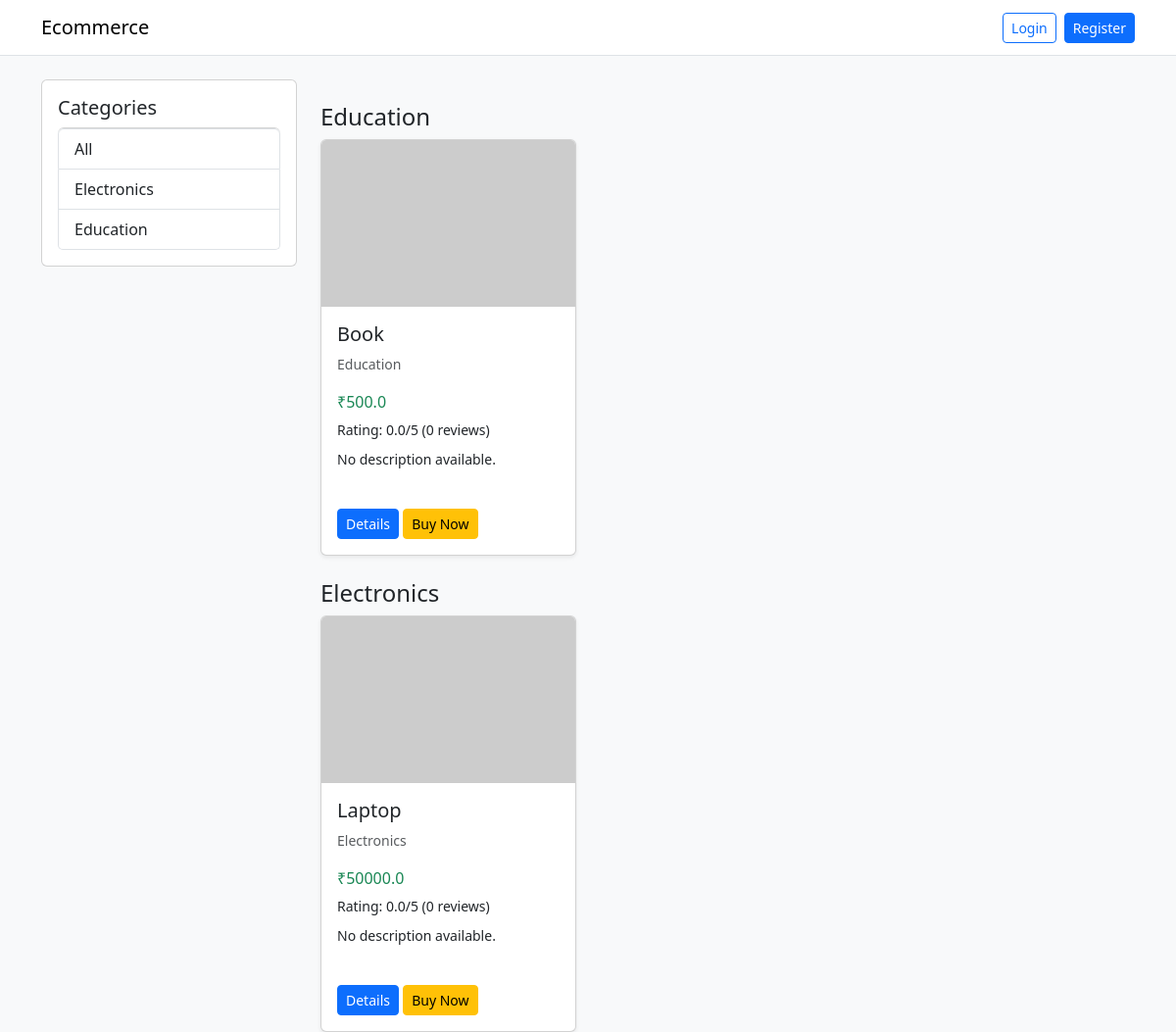
/products?category=Books, run on an earlier commit of the app's database.
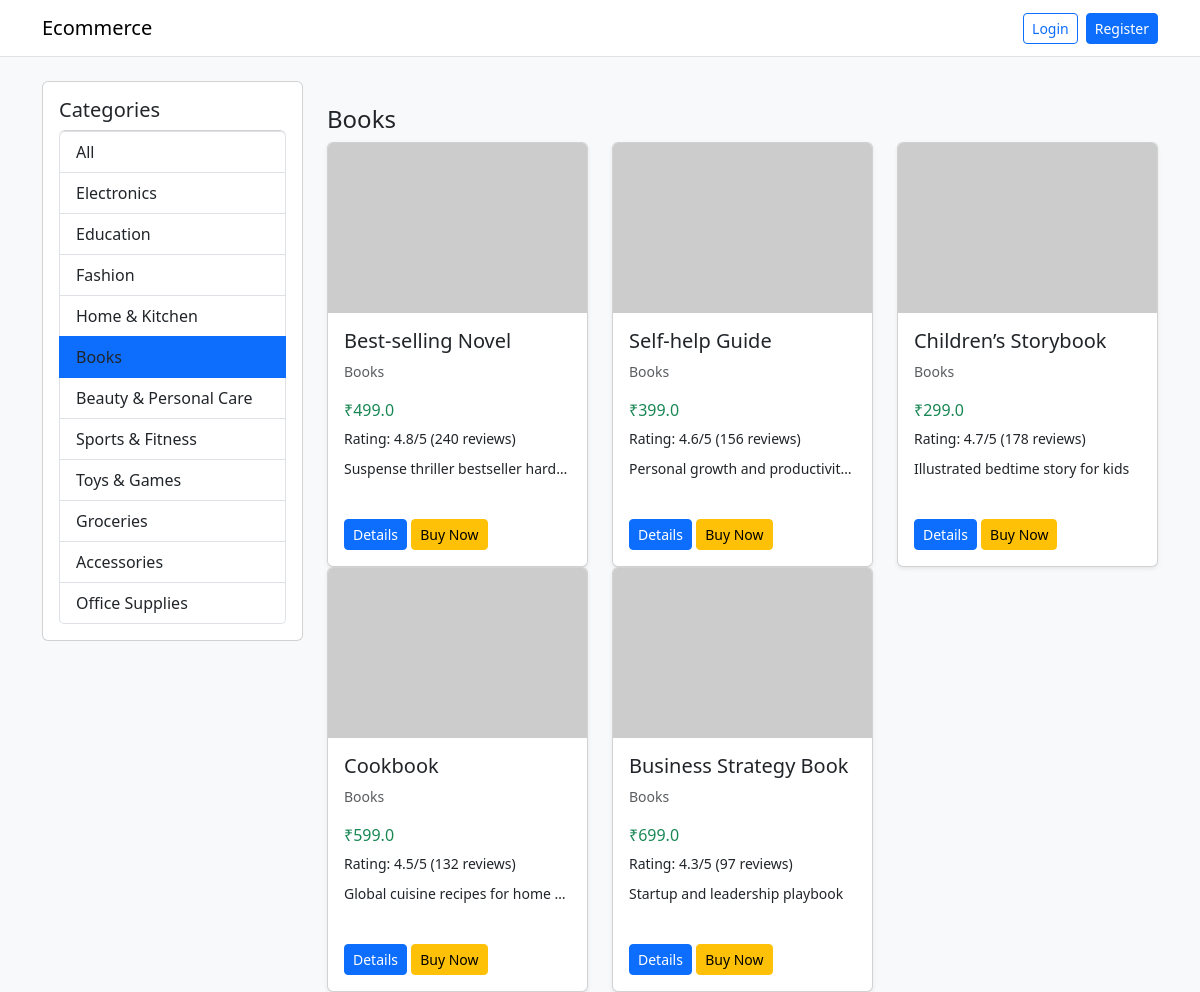
And on a later commit of the database.
### tables this page shows
CREATE TABLE products (
            product_id INTEGER PRIMARY KEY AUTOINCREMENT,
            product_name TEXT,
            category TEXT,
            price REAL
        , image_url TEXT, description TEXT, rating REAL, review_count INTEGER);

### app.py (the view)
@app.route('/products')
def products():
    user = get_logged_in_user()
    selected_category = request.args.get('category', '')
    search_query = request.args.get('q', '').strip()
    db = get_db()
    cursor = db.cursor()
    cursor.execute('SELECT DISTINCT category FROM products')
    categories = [c[0] for c in cursor.fetchall()]
    if search_query:
        like_term = f'%{search_query}%'
        cursor.execute('SELECT product_id, product_name, category, price, image_url, description, rating, review_count FROM products WHERE product_name LIKE ? OR description LIKE ? OR category LIKE ? ORDER BY category, product_id', (like_term, like_term, like_term))
    elif selected_category and selected_category in categories:
        cursor.execute('SELECT product_id, product_name, category, price, image_url, description, rating, review_count FROM products WHERE category = ? ORDER BY product_id', (selected_category,))
    else:
        cursor.execute('SELECT product_id, product_name, category, price, image_url, description, rating, review_count FROM products ORDER BY category, product_id')
    products_list = cursor.fetchall()
    cursor.close()
    db.close()
    products_data = [
        {
            'product_id': p[0],
            'product_name': p[1],
            'category': p[2],
            'price': p[3],
            'image_url': p[4] or 'https://via.placeholder.com/300x200?text=Product',
            'description': p[5] or 'No description available.',
            'rating': p[6] or 0,
            'review_count': p[7] or 0
        }
        for p in products_list
    ]
    grouped = {}
    for item in products_data:
        grouped.setdefault(item['category'], []).append(item)
    return render_template('products.html', categories=categories, selected_category=selected_category, grouped_products=grouped, user=user)

### app.py (called while the page is built, shortened)
def get_logged_in_user():
    if 'user_id' not in session:
        return None

### db.py (called while the page is built)
def get_db():
    return sqlite3.connect('ecommerce.db')

### templates/products.html (shortened to what this page needs)
<!DOCTYPE html>
<html>
<head>
    <link href="https://cdn.jsdelivr.net/npm/bootstrap@5.3.0/dist/css/bootstrap.min.css" rel="stylesheet">
</head>
<body class="bg-light">
<nav class="navbar navbar-expand-lg navbar-light bg-white border-bottom">
    <div class="container">
        <a class="navbar-brand" href="/">Ecommerce</a>
        <div class="d-flex align-items-center">
            {% if user %}
                <span class="me-3">Welcome, {{ user.name }}</span>
                <a class="btn btn-outline-secondary btn-sm" href="/logout">Logout</a>
            {% else %}
                <a class="btn btn-outline-primary btn-sm me-2" href="/login">Login</a>
                <a class="btn btn-primary btn-sm" href="/register">Register</a>
            {% endif %}
        </div>
    </div>
</nav>
<div class="container mt-4">
    <div class="row">
        <div class="col-md-3">
            <div class="card p-3 mb-3">
                <h5>Categories</h5>
                <ul class="list-group">
                    <li class="list-group-item {% if not selected_category %}active{% endif %}"><a href="/products" class="text-decoration-none text-dark">All</a></li>
                    {% for category in categories %}
                        <li class="list-group-item {% if selected_category == category %}active{% endif %}"><a href="/products?category={{ category }}" class="text-decoration-none text-dark">{{ category }}</a></li>
                    {% endfor %}
                </ul>
            </div>
        </div>
        <div class="col-md-9">
            {% for category, items in grouped_products.items() %}
                <h4 class="mt-4">{{ category }}</h4>
                <div class="row">
                    {% for product in items %}
                        <div class="col-md-4">
                            <div class="card mb-4 shadow-sm" style="height:100%;">
                                <img src="{{ product.image_url or 'https://via.placeholder.com/300x200?text=Product' }}" class="card-img-top" alt="{{ product.product_name }}" style="height: 170px; object-fit: cover;">
                                <div class="card-body d-flex flex-column">
                                    <h5>{{ product.product_name }}</h5>
                                    <p class="text-muted small">{{ product.category }}</p>
                                    <p class="mb-1 text-success">₹{{ product.price }}</p>
                                    <div class="mb-2">
                                        <small>Rating: {{ '%.1f'|format(product.rating) }}/5 ({{ product.review_count }} reviews)</small>
                                    </div>
                                    <p class="small text-truncate">{{ product.description }}</p>
                                    <div class="mt-auto">
                                        <a class="btn btn-primary btn-sm" href="/product/{{ product.product_id }}">Details</a>
                                        <form action="/buy/{{ product.product_id }}" method="POST" class="d-inline">
                                            <button class="btn btn-warning btn-sm">Buy Now</button>
                                        </form>
                                    </div>
                                </div>
                            </div>
                        </div>
                    {% endfor %}
                </div>
            {% endfor %}
        </div>
    </div>
</div>
</body>
</html>

What changed in the data, as far as the page shows it:
no longer on this page (row unchanged): products: category "Education", product_name "Book", price "500.0", rating "0.0", review_count "0", description "No description available."
no longer on this page (row unchanged): products: category "Electronics", product_name "Laptop", price "50000.0", rating "0.0", review_count "0", description "No description available."
added products: category "Books", product_name "Best-selling Novel", price "499.0", rating "4.8", review_count "240", description "Suspense thriller bestseller hard…"
added products: product_name "Self-help Guide", category "Books", price "399.0", rating "4.6", review_count "156", description "Personal growth and productivit…"
added products: product_name "Children’s Storybook", category "Books", price "299.0", rating "4.7", review_count "178", description "Illustrated bedtime story for kids"
added products: product_name "Cookbook", category "Books", price "599.0", rating "4.5", review_count "132", description "Global cuisine recipes for home…"
added products: product_name "Business Strategy Book", category "Books", price "699.0", rating "4.3", review_count "97", description "Startup and leadership playbook"
Also different on the page:
new list line: "Fashion"
new list line: "Home & Kitchen"
new list line: "Books"
new list line: "Beauty & Personal Care"
new list line: "Sports & Fitness"
new list line: "Toys & Games"
new list line: "Groceries"
new list line: "Accessories"
new list line: "Office Supplies"
